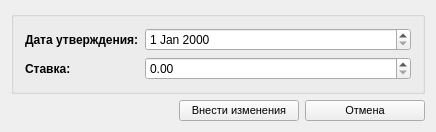
<?xml version="1.0" encoding="UTF-8"?>
<ui version="4.0">
 <class>ZTariffHistoryForm</class>
 <widget class="QWidget" name="ZTariffHistoryForm">
  <property name="geometry">
   <rect>
    <x>0</x>
    <y>0</y>
    <width>436</width>
    <height>124</height>
   </rect>
  </property>
  <property name="minimumSize">
   <size>
    <width>0</width>
    <height>0</height>
   </size>
  </property>
  <property name="windowTitle">
   <string>Добавление (изменение) данных по тарифу</string>
  </property>
  <property name="windowIcon">
   <iconset resource="../DSV.qrc">
    <normaloff>:/images/add.png</normaloff>:/images/add.png</iconset>
  </property>
  <property name="styleSheet">
   <string notr="true"/>
  </property>
  <layout class="QVBoxLayout" name="verticalLayout">
   <item>
    <widget class="QGroupBox" name="requiredBox">
     <property name="title">
      <string/>
     </property>
     <layout class="QGridLayout" name="gridLayout_2">
      <item row="0" column="0">
       <widget class="QLabel" name="nameText">
        <property name="font">
         <font>
          <weight>75</weight>
          <bold>true</bold>
         </font>
        </property>
        <property name="text">
         <string>Дата утверждения:</string>
        </property>
       </widget>
      </item>
      <item row="1" column="0">
       <widget class="QLabel" name="nameText_3">
        <property name="font">
         <font>
          <weight>75</weight>
          <bold>true</bold>
         </font>
        </property>
        <property name="text">
         <string>Ставка:</string>
        </property>
       </widget>
      </item>
      <item row="1" column="1" colspan="3">
       <widget class="QDoubleSpinBox" name="spinBonus">
        <property name="maximum">
         <double>99999999.989999994635582</double>
        </property>
       </widget>
      </item>
      <item row="0" column="1" colspan="3">
       <widget class="QDateEdit" name="dateEdit"/>
      </item>
     </layout>
    </widget>
   </item>
   <item>
    <layout class="QHBoxLayout" name="horizontalLayout">
     <item>
      <spacer name="horizontalSpacer">
       <property name="orientation">
        <enum>Qt::Horizontal</enum>
       </property>
       <property name="sizeHint" stdset="0">
        <size>
         <width>40</width>
         <height>20</height>
        </size>
       </property>
      </spacer>
     </item>
     <item>
      <widget class="QPushButton" name="cmdSave">
       <property name="minimumSize">
        <size>
         <width>120</width>
         <height>0</height>
        </size>
       </property>
       <property name="font">
        <font>
         <family>MS Shell Dlg 2</family>
         <pointsize>8</pointsize>
        </font>
       </property>
       <property name="text">
        <string>Внести изменения</string>
       </property>
       <property name="icon">
        <iconset resource="../DSV.qrc">
         <normaloff>:/images/add.png</normaloff>:/images/add.png</iconset>
       </property>
       <property name="iconSize">
        <size>
         <width>24</width>
         <height>24</height>
        </size>
       </property>
      </widget>
     </item>
     <item>
      <widget class="QPushButton" name="cmdCancel">
       <property name="minimumSize">
        <size>
         <width>120</width>
         <height>0</height>
        </size>
       </property>
       <property name="font">
        <font>
         <family>MS Shell Dlg 2</family>
         <pointsize>8</pointsize>
        </font>
       </property>
       <property name="text">
        <string>Отмена</string>
       </property>
       <property name="icon">
        <iconset resource="../DSV.qrc">
         <normaloff>:/images/error.png</normaloff>:/images/error.png</iconset>
       </property>
       <property name="iconSize">
        <size>
         <width>24</width>
         <height>24</height>
        </size>
       </property>
      </widget>
     </item>
    </layout>
   </item>
  </layout>
 </widget>
 <layoutdefault spacing="6" margin="11"/>
 <resources>
  <include location="../DSV.qrc"/>
 </resources>
 <connections>
  <connection>
   <sender>cmdCancel</sender>
   <signal>clicked()</signal>
   <receiver>ZTariffHistoryForm</receiver>
   <slot>close()</slot>
   <hints>
    <hint type="sourcelabel">
     <x>423</x>
     <y>337</y>
    </hint>
    <hint type="destinationlabel">
     <x>246</x>
     <y>181</y>
    </hint>
   </hints>
  </connection>
 </connections>
</ui>
